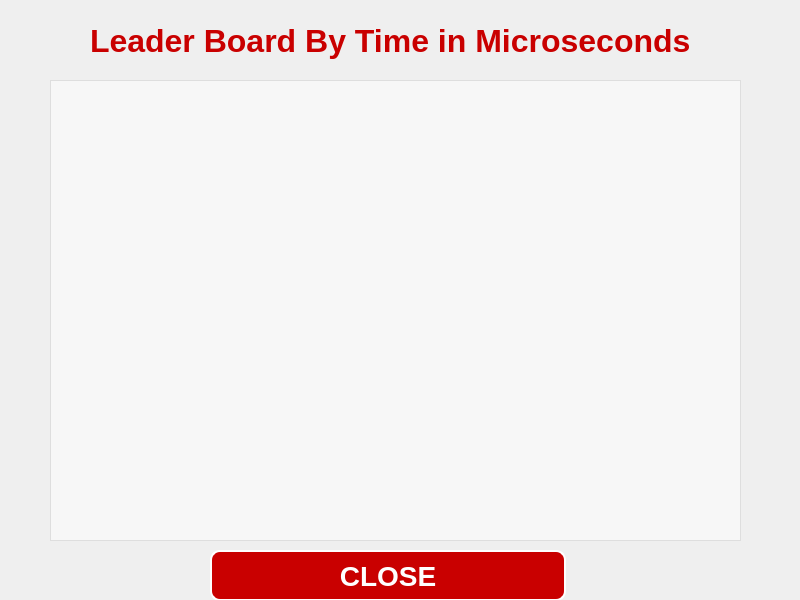
<?xml version="1.0" encoding="UTF-8"?>
<ui version="4.0">
 <class>LeaderBoard</class>
 <widget class="QMainWindow" name="LeaderBoard">
  <property name="geometry">
   <rect>
    <x>0</x>
    <y>0</y>
    <width>800</width>
    <height>600</height>
   </rect>
  </property>
  <property name="windowTitle">
   <string>Leader Board</string>
  </property>
  <widget class="QWidget" name="centralwidget">
   <widget class="QListWidget" name="listWidget">
    <property name="geometry">
     <rect>
      <x>50</x>
      <y>80</y>
      <width>691</width>
      <height>461</height>
     </rect>
    </property>
    <property name="font">
     <font>
      <pointsize>18</pointsize>
     </font>
    </property>
    <property name="styleSheet">
     <string notr="true">QListWidget {
	color:white;	
	background-color: rgba(255,255,255,0.5);
}</string>
    </property>
   </widget>
   <widget class="QPushButton" name="closeButton">
    <property name="geometry">
     <rect>
      <x>210</x>
      <y>550</y>
      <width>356</width>
      <height>51</height>
     </rect>
    </property>
    <property name="font">
     <font>
      <pointsize>-1</pointsize>
      <weight>75</weight>
      <italic>false</italic>
      <bold>true</bold>
     </font>
    </property>
    <property name="autoFillBackground">
     <bool>false</bool>
    </property>
    <property name="styleSheet">
     <string notr="true">QPushButton {
    background-color: #c90000;
    border-style: outset;
    border-width: 2px;
    border-radius: 10px;
    border-color: white;
    font: bold 28px;
	color: white;
    padding: 6px;
}
QPushButton:hover {
	color: #c90000;
	background-color: white;
	border-color: #c90000;
}
</string>
    </property>
    <property name="text">
     <string>CLOSE</string>
    </property>
   </widget>
   <widget class="QLabel" name="label">
    <property name="geometry">
     <rect>
      <x>90</x>
      <y>10</y>
      <width>631</width>
      <height>61</height>
     </rect>
    </property>
    <property name="font">
     <font>
      <pointsize>24</pointsize>
      <weight>75</weight>
      <bold>true</bold>
     </font>
    </property>
    <property name="styleSheet">
     <string notr="true">QLabel
{
color: #c90000;

}</string>
    </property>
    <property name="text">
     <string>Leader Board By Time in Microseconds</string>
    </property>
   </widget>
  </widget>
 </widget>
 <resources/>
 <connections/>
</ui>
